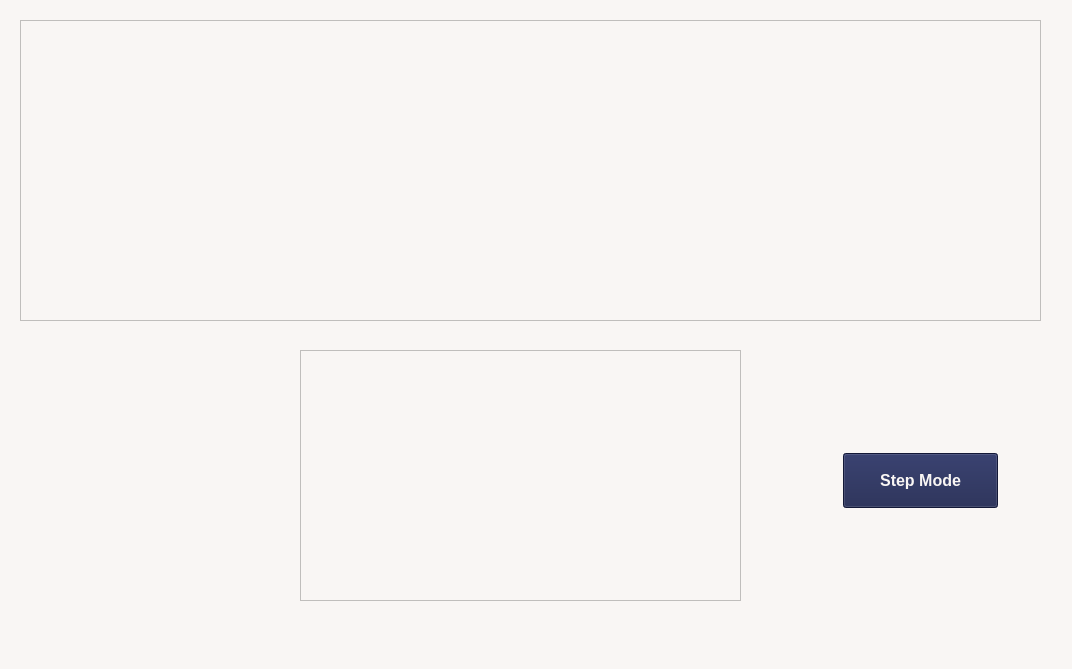
<?xml version="1.0" encoding="UTF-8"?>
<ui version="4.0">
 <class>ResultsWindow</class>
 <widget class="QMainWindow" name="ResultsWindow">
  <property name="geometry">
   <rect>
    <x>0</x>
    <y>0</y>
    <width>1072</width>
    <height>669</height>
   </rect>
  </property>
  <property name="windowTitle">
   <string>MainWindow</string>
  </property>
  <property name="styleSheet">
   <string notr="true">background-color:#F9F6F4 ;
color:#1B224D; 
font-family: 'Roboto', sans-serif;
font-size: 15px;
font-weight: bold;</string>
  </property>
  <widget class="QWidget" name="centralwidget">
   <widget class="QTableView" name="tableView">
    <property name="geometry">
     <rect>
      <x>20</x>
      <y>20</y>
      <width>1021</width>
      <height>301</height>
     </rect>
    </property>
   </widget>
   <widget class="QTableView" name="deviceTable">
    <property name="geometry">
     <rect>
      <x>300</x>
      <y>350</y>
      <width>441</width>
      <height>251</height>
     </rect>
    </property>
   </widget>
   <widget class="QPushButton" name="StepMode">
    <property name="geometry">
     <rect>
      <x>840</x>
      <y>450</y>
      <width>161</width>
      <height>61</height>
     </rect>
    </property>
    <property name="styleSheet">
     <string notr="true"> color: #F9F6F4;
 background-color:#1B224D; 
 font-size: 16px;
 border-radius: 0.5em;
 width: 12em;
 height: 3em;
 text-transform: uppercase;
 font-weight: bold;
  font-family: 'Roboto', sans-serif;
 text-align: center;
margin: 3px;</string>
    </property>
    <property name="text">
     <string>Step Mode</string>
    </property>
   </widget>
  </widget>
  <widget class="QMenuBar" name="menubar">
   <property name="geometry">
    <rect>
     <x>0</x>
     <y>0</y>
     <width>1072</width>
     <height>23</height>
    </rect>
   </property>
  </widget>
  <widget class="QStatusBar" name="statusbar"/>
 </widget>
 <resources/>
 <connections/>
</ui>
